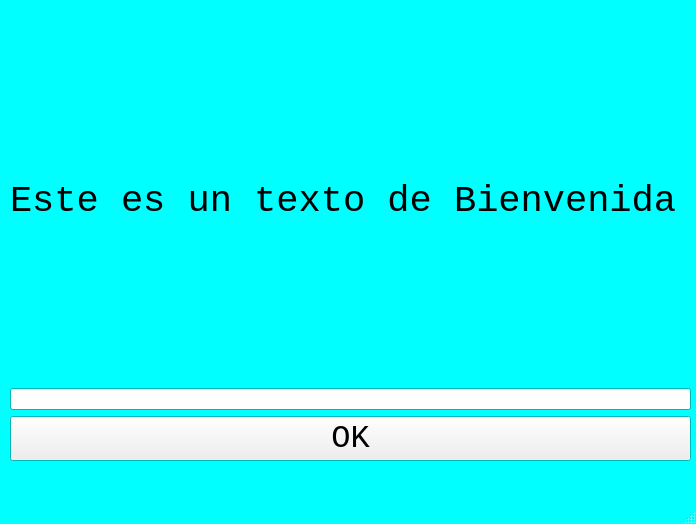
<?xml version="1.0" encoding="UTF-8"?>
<ui version="4.0">
 <class>VentanaPrincipal</class>
 <widget class="QMainWindow" name="VentanaPrincipal">
  <property name="geometry">
   <rect>
    <x>0</x>
    <y>0</y>
    <width>696</width>
    <height>524</height>
   </rect>
  </property>
  <property name="palette">
   <palette>
    <active>
     <colorrole role="Window">
      <brush brushstyle="SolidPattern">
       <color alpha="255">
        <red>0</red>
        <green>255</green>
        <blue>255</blue>
       </color>
      </brush>
     </colorrole>
    </active>
    <inactive>
     <colorrole role="Window">
      <brush brushstyle="SolidPattern">
       <color alpha="255">
        <red>0</red>
        <green>255</green>
        <blue>255</blue>
       </color>
      </brush>
     </colorrole>
    </inactive>
    <disabled>
     <colorrole role="Base">
      <brush brushstyle="SolidPattern">
       <color alpha="255">
        <red>0</red>
        <green>255</green>
        <blue>255</blue>
       </color>
      </brush>
     </colorrole>
     <colorrole role="Window">
      <brush brushstyle="SolidPattern">
       <color alpha="255">
        <red>0</red>
        <green>255</green>
        <blue>255</blue>
       </color>
      </brush>
     </colorrole>
    </disabled>
   </palette>
  </property>
  <property name="windowTitle">
   <string>Es la aplicación utilizando Qt Designer</string>
  </property>
  <widget class="QWidget" name="centralwidget">
   <widget class="QWidget" name="verticalLayoutWidget">
    <property name="geometry">
     <rect>
      <x>10</x>
      <y>20</y>
      <width>681</width>
      <height>441</height>
     </rect>
    </property>
    <layout class="QVBoxLayout" name="verticalLayout">
     <item>
      <widget class="QLabel" name="texto">
       <property name="font">
        <font>
         <family>Courier New</family>
         <pointsize>28</pointsize>
        </font>
       </property>
       <property name="text">
        <string>Este es un texto de Bienvenida</string>
       </property>
      </widget>
     </item>
     <item>
      <widget class="QLineEdit" name="entrada"/>
     </item>
     <item>
      <widget class="QPushButton" name="boton">
       <property name="font">
        <font>
         <family>Courier New</family>
         <pointsize>24</pointsize>
        </font>
       </property>
       <property name="text">
        <string>OK</string>
       </property>
      </widget>
     </item>
    </layout>
   </widget>
  </widget>
  <widget class="QMenuBar" name="menubar">
   <property name="geometry">
    <rect>
     <x>0</x>
     <y>0</y>
     <width>696</width>
     <height>22</height>
    </rect>
   </property>
  </widget>
  <widget class="QStatusBar" name="statusbar"/>
 </widget>
 <resources/>
 <connections/>
</ui>
